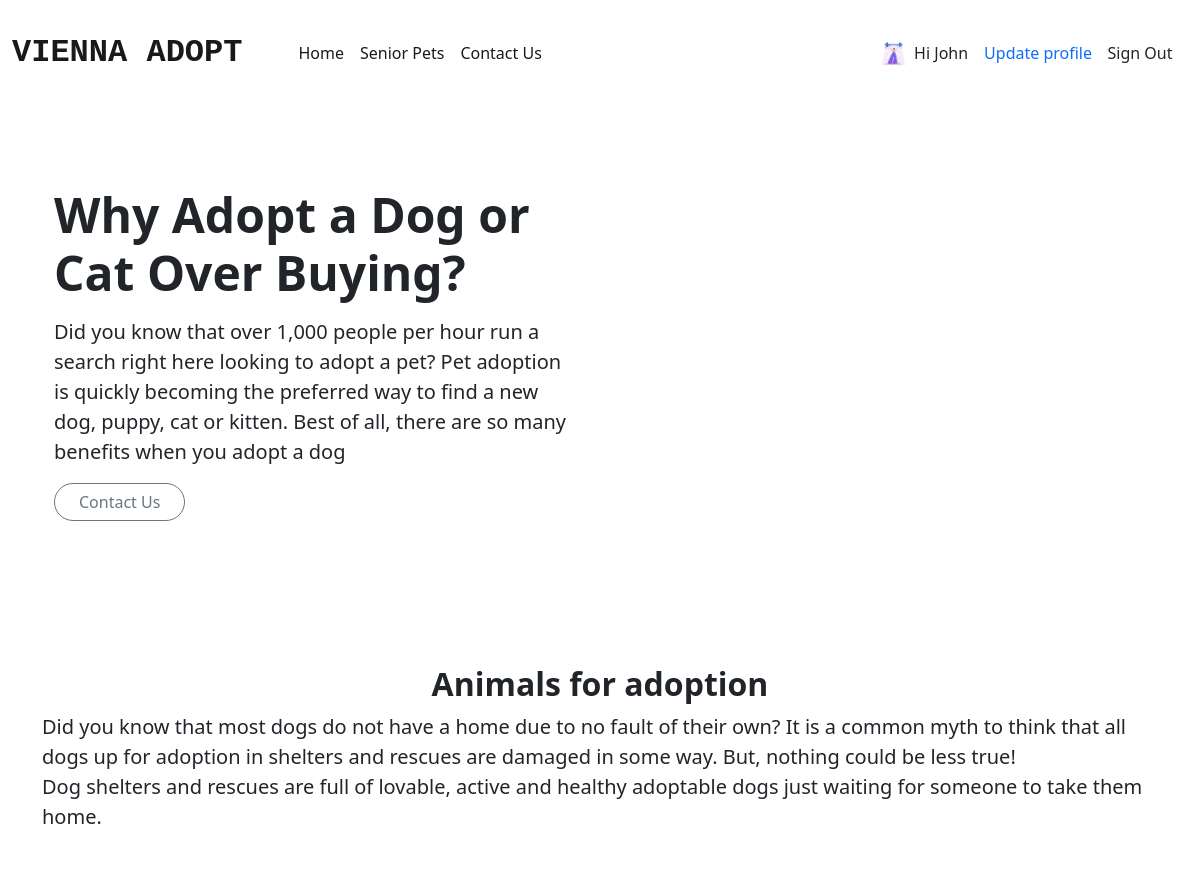
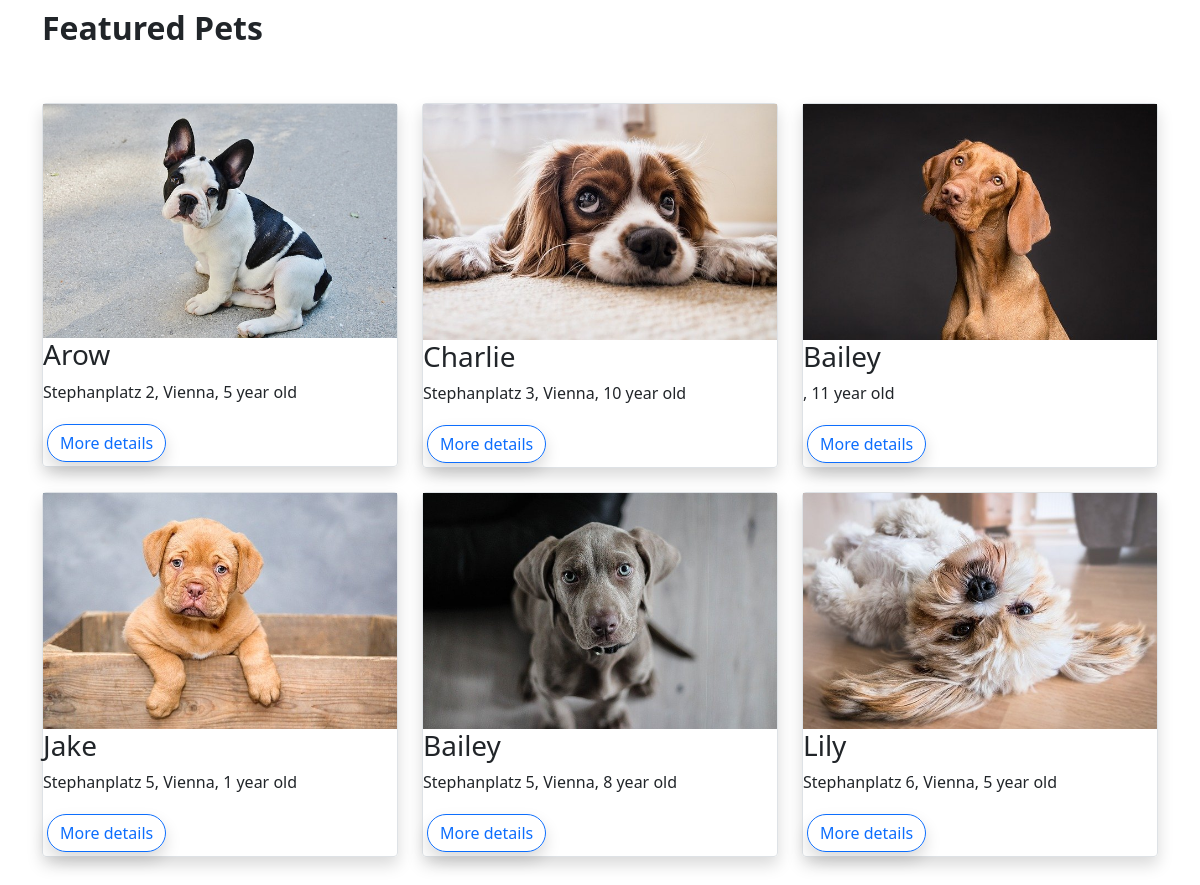
Screenshot of /home.php (signed in) with the database file from the repository (2 pictures, top to bottom).
### tables this page shows
CREATE TABLE `user` (
  `id` int(11) NOT NULL,
  `first_name` varchar(255) NOT NULL,
  `last_name` varchar(255) NOT NULL,
  `email` varchar(255) NOT NULL,
  `phone_number` varchar(255) NOT NULL,
  `address` varchar(255) NOT NULL,
  `picture` varchar(255) NOT NULL,
  `password` varchar(255) NOT NULL,
  `status` varchar(4) NOT NULL DEFAULT 'user'
);

CREATE TABLE `animals` (
  `id` int(11) NOT NULL,
  `name` varchar(255) NOT NULL,
  `picture` varchar(255) NOT NULL,
  `location` varchar(255) NOT NULL,
  `description` varchar(255) NOT NULL,
  `size` varchar(10) NOT NULL,
  `hobby` varchar(255) NOT NULL,
  `breed` varchar(255) NOT NULL,
  `age` varchar(10) NOT NULL
);

### home.php (the view, shortened to what this page needs)
<?php
require_once 'components/db_connect.php';
$sql = "SELECT * FROM animals";
$result = mysqli_query($connect, $sql);
$displayPets = '';
if (mysqli_num_rows($result)  > 0) {
    while ($row = mysqli_fetch_array($result, MYSQLI_ASSOC)) {
        $displayPets .= "
        <div class='col-md-6 col-lg-4 g-4'>
        <div class='lc-block border rounded shadow'>
           <img class='img-fluid' src='../pictures/" . $row['picture'] . "' sizes='(max-width: 1080px) 100vw, 1080px' width='1080' height='768'  loading='lazy'>
           <h3>" . $row['name'] . "</h3><p>" . $row['location'] . ", " . $row['age'] . " year old</p>
           <a href='details.php?id=" . $row['id'] . "'><button class='btn btn-outline-primary m-1 rounded-pill shadow' type='button'>More details</button></a>
           </div>
           </div>
     ";
    };
} else {
    $displayPets =  "<tr><td colspan='10'><center>No animals available </center></td></tr>";
}
$res = mysqli_query($connect, "SELECT * FROM user WHERE id=" . $_SESSION['user']);
$row = mysqli_fetch_array($res, MYSQLI_ASSOC);
?>
<!DOCTYPE html>
<html lang="en">
<head>
    <?php require_once 'components/bootcss.php' ?>
    <link rel="stylesheet" href="components/style.css">
</head>
<body>
    <nav class="navbar navbar-expand-lg navbar-light rounded-pill mt-3"  >
        <div class="container-fluid">
            <a class="navbar-brand me-5 fw-bold fs-2 font-monospace" href="#">VIENNA ADOPT</a>
            <div class="collapse navbar-collapse" id="navbarSupportedContent">
                <ul class="navbar-nav me-auto mb-2 mb-lg-0">
                    <li class="nav-item">
                        <a class="nav-link active" aria-current="page" href="/">Home</a>
                    </li>
                    <li class="nav-item">
                        <a class="nav-link active" aria-current="page" href="senior.php">Senior Pets</a>
                    </li>
                    <li class="nav-item">
                        <a class="nav-link active" aria-current="page" href="contact.php">Contact Us</a>
                    </li>
                </ul>
                <li class="d-flex align-items-center rounded-pill ">
                    <img class="userHome" style=" width: 25px;" src="pictures/<?php echo $row['picture']; ?>" alt="<?php echo $row['first_name']; ?>">
                    <p class="text-dark ms-2 pt-3">Hi <?php echo $row["first_name"]; ?></p>
                </li>
                <a class="ms-3 text-decoration-none" href="update.php?id=<?php echo $_SESSION['user'] ?>">Update profile</a>
                <li class="d-flex">
                    <a href="/logout.php?logout"><button style="width: 6rem; height: 2.3rem;" class="btn btn  border-0"> Sign Out</button></a>
                </li>
            </div>
    </nav>
   <div class="container col-xxl-8 px-4 py-5">
	<div class="row flex-lg-row-reverse align-items-center g-5 py-5">
		<div class="col-lg-6">
			<div class="lc-block mb-3">
				<div editable="rich">
					<h2 class="fw-bold display-5">Why Adopt a Dog or Cat Over Buying?</h2>
				</div>
			</div>
			<div class="lc-block mb-3">
				<div editable="rich">
					<p class="lead">Did you know that over 1,000 people per hour run a search right here looking to adopt a pet? Pet adoption is quickly becoming the preferred way to find a new dog, puppy, cat or kitten. Best of all, there are so many benefits when you adopt a dog
					</p>
				</div>
			</div>
			<div class="lc-block d-grid gap-2 d-md-flex justify-content-md-start">
				<a class="btn btn-outline-secondary px-4 rounded-pill" href="contact.php" role="button">Contact Us</a>
			</div>
		</div>
	</div>
</div>
   <div class="container py-5">
   <div class="row mb-4">
      <div class="lc-block text-center">
         <div editable="rich">
            <h2 class="fw-bold fs-2 display-2">Animals for adoption</h2>
         </div>
      </div>
      <div class="lc-block ">
         <div editable="rich text-center">
            <p class="lead">Did you know that most dogs do not have a home due to no fault of their own? It is a common myth to think that all dogs up for adoption in shelters and rescues are damaged in some way. But, nothing could be less true! <br>Dog shelters and rescues are full of lovable, active and healthy adoptable dogs just waiting for someone to take them home.<br></p>
         </div>
         <div editable="rich">
            <h2 class="fw-bold fs-2 text-start mt-5 display-2">Featured Pets</h2>
         </div>
      </div>
   </div>
   <div class="row">
         <?= $displayPets; ?>
      </div>
   </div>
</body>
</html>

### components/bootcss.php (shortened to what this page needs)
<link href="https://cdn.jsdelivr.net/npm/bootstrap@5.1.3/dist/css/bootstrap.min.css" rel="stylesheet">

### rows the page displays
user: picture (picture), first_name "John"
animals: picture (picture), name "Arow", location "Stephanplatz 2, Vienna", age "5"
animals: picture (picture), name "Charlie", location "Stephanplatz 3, Vienna", age "10"
animals: picture (picture), name "Bailey", age "11"
animals: picture (picture), name "Jake", location "Stephanplatz 5, Vienna", age "1"
animals: picture (picture), name "Bailey", location "Stephanplatz 5, Vienna", age "8"
animals: picture (picture), name "Lily", location "Stephanplatz 6, Vienna", age "5"
